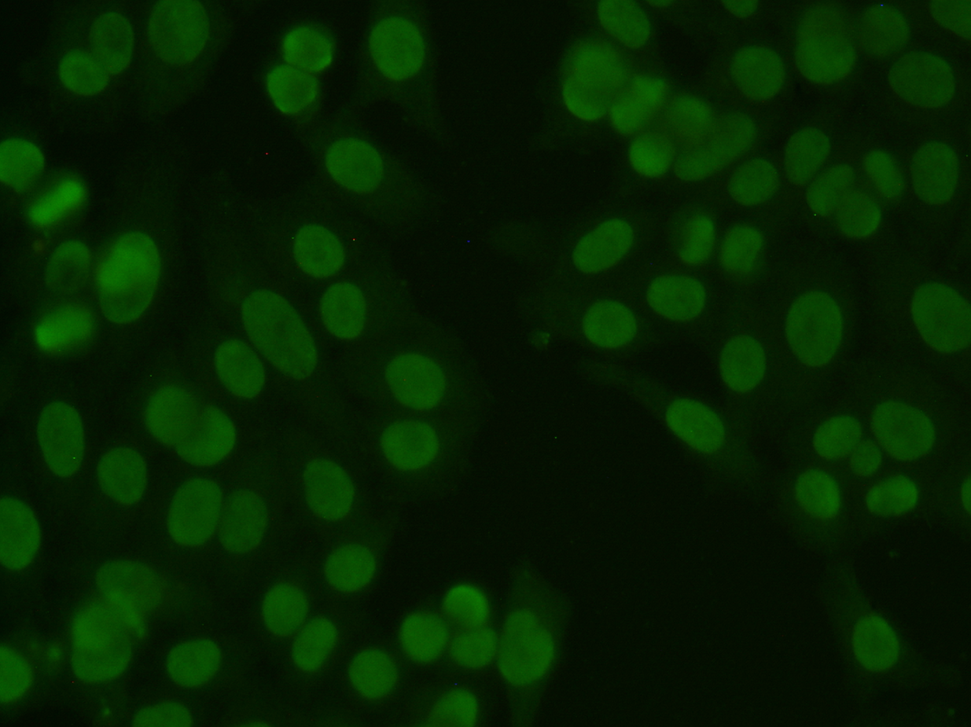
%> input picture cells.png, 971 x 727 px, shrunk from 1235 x 925 before the run
$ octave cxk858_assignment1_part3.m   (GNU Octave 9; MATLAB toolbox functions it lacks are replaced by stand-ins)
%> lines starting %> are read from the running program, lines starting %| are printed output that depends on the picture; in (x1, y1, x2, y2) boxes, pixels count from 0 and x2, y2 are one past the last pixel; in counts of white or black regions, pixels touching at a corner belong together; the program's own positions count from 1
%% Question 3.1

% Otsu's method(default)

img = imread('cells.png');
%> img is the input picture: size 727x971x3 uint8; mean R, G, B 5.4, 32, 1
gray = rgb2gray(img);
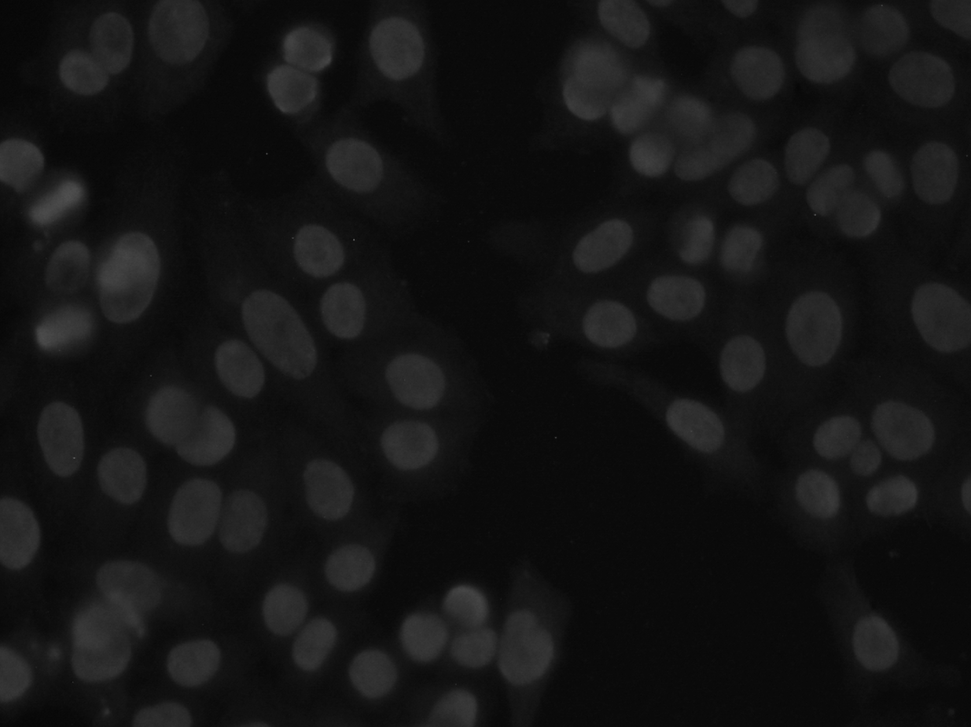
%> gray: size 727x971 uint8; min 5, max 80, mean 20.5
level = graythresh(gray);
%> level = 0.106

otsu = imbinarize(gray, level);
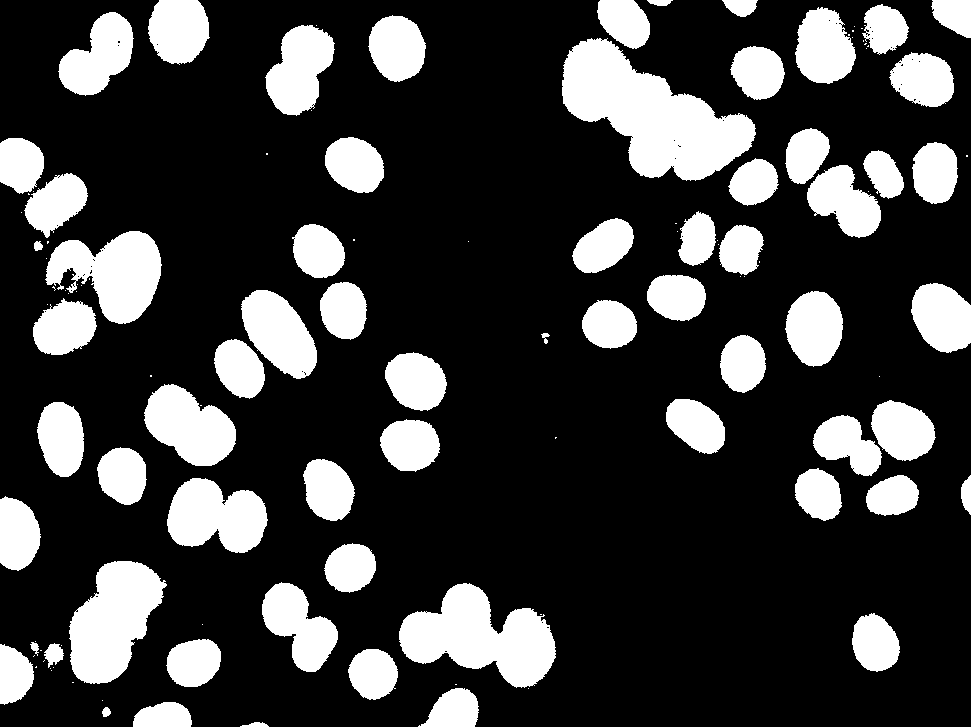
%> otsu: size 727x971 logical; 23.8% white; 120 white regions (55 under 20 px), largest, box (x1, y1, x2, y2) and area: (562, 38, 756, 181) 14280, (399, 583, 556, 688) 9400, (69, 561, 167, 684) 7651
figure;
imshowpair(gray, otsu, 'montage');
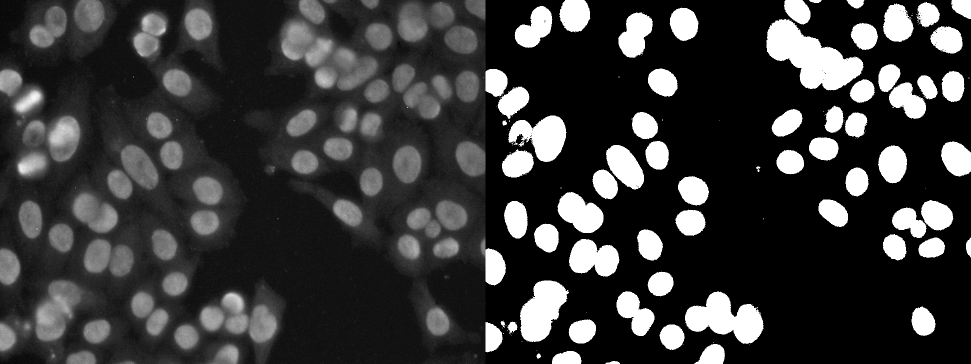
%> displayed picture: size 727x1942, on the screen's scale of 0 to 255 (shown at 1/2 size); min 0, max 255, mean 56.7
title('OTSU method');

% pre-processing for edge detection
% apply gaussian filters with differnet sigma value
filter3 = imgaussfilt(gray, 3);
filter05 = imgaussfilt(gray);

% apply imadust and adapthisteq and will figure out which one is the best
adjust3 = imadjust(filter3);
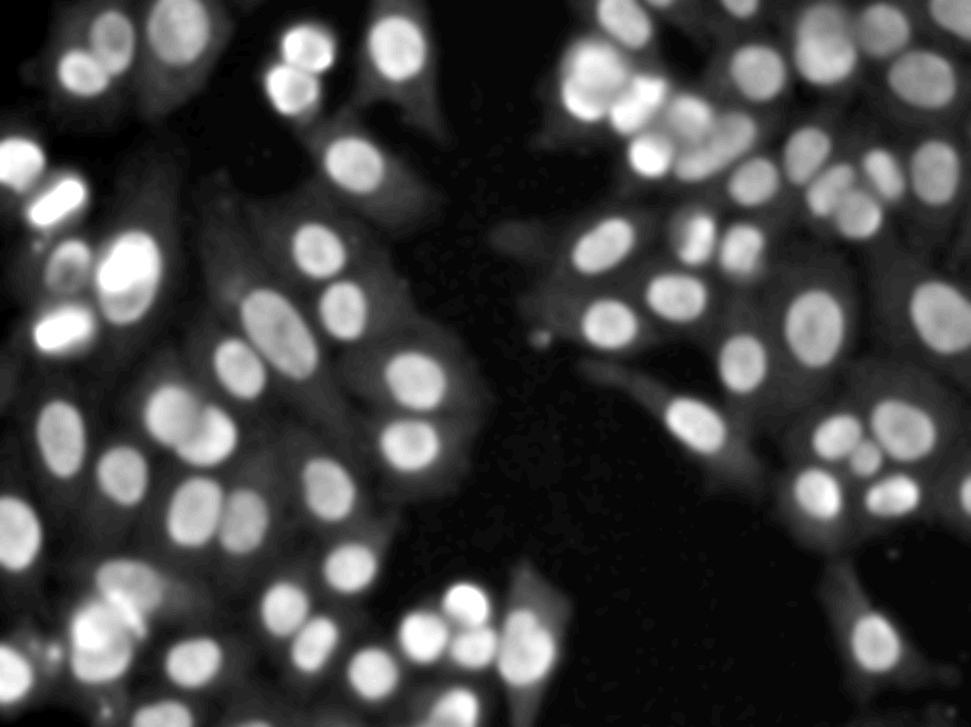
%> adjust3: size 727x971 uint8; min 0, max 255, mean 67.8
adjust05 = imadjust(filter05);
adapthist3 = adapthisteq(filter3);
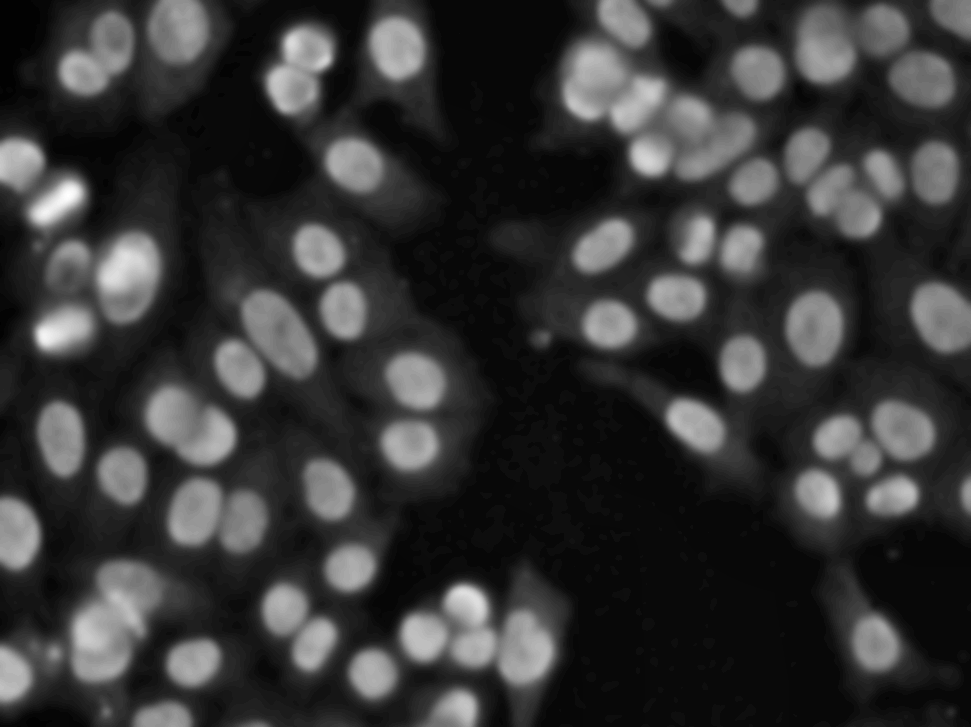
%> adapthist3: size 727x971 uint8; min 0, max 255, mean 53.5
adapthist05 = adapthisteq(filter05);

sobel_adjust3 = edge(adjust3, 'sobel');
%> sobel_adjust3: size 727x971 logical; 2% white in thin lines or dots
sobel_adjust05 = edge(adjust05, 'sobel');
%> sobel_adjust05: size 727x971 logical; 1.9% white in thin lines or dots
sobel_adapthist3 = edge(adapthist3, 'sobel');
%> sobel_adapthist3: size 727x971 logical; 2% white in thin lines or dots
sobel_adapthist05 = edge(adapthist05, 'sobel');
%> sobel_adapthist05: size 727x971 logical; 1.9% white in thin lines or dots

canny_adjust3 = edge(adjust3, 'canny');
%> canny_adjust3: size 727x971 logical; 2% white in thin lines or dots
canny_adapthist3 = edge(adapthist3, 'canny');
%> canny_adapthist3: size 727x971 logical; 2% white in thin lines or dots
canny_adjust05 = edge(adjust05, 'canny');
%> canny_adjust05: size 727x971 logical; 2.3% white in thin lines or dots
canny_adapthist05 = edge(adapthist05, 'canny');
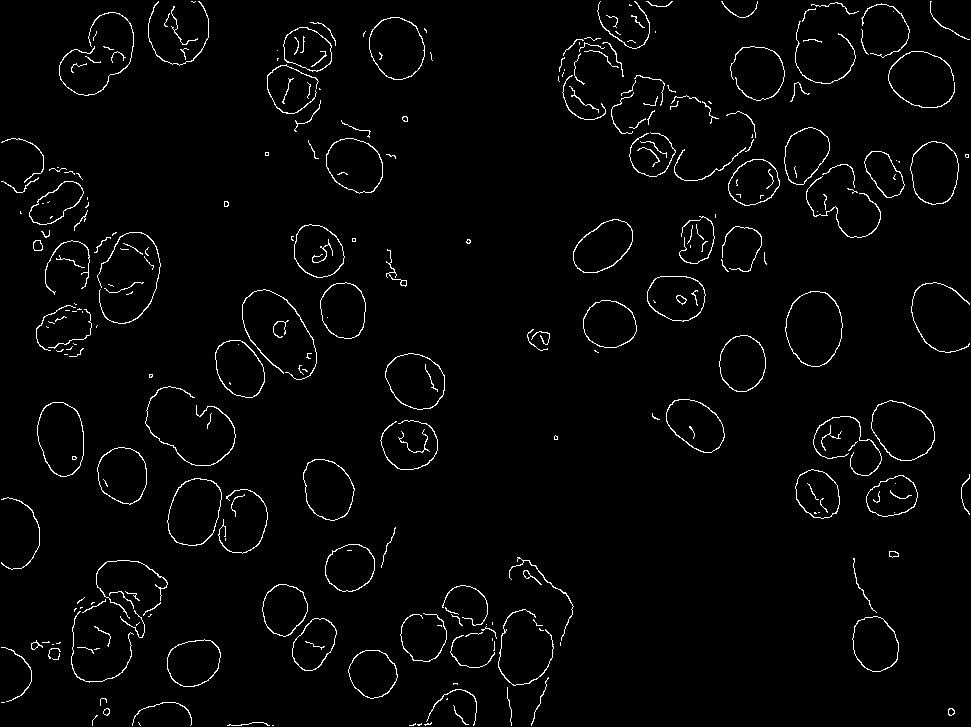
%> canny_adapthist05: size 727x971 logical; 2.4% white in thin lines or dots

sobel_overlay1 = imoverlay(gray, sobel_adjust3, [1 1 .5]);
sobel_overlay2 = imoverlay(gray, sobel_adjust05, [1 1 .5]);
sobel_overlay3 = imoverlay(gray, sobel_adapthist3, [1 1 .5]);
sobel_overlay4 = imoverlay(gray, sobel_adapthist05, [1 1 .5]);

figure;
sgtitle('Edge detection using sobel');

subplot(2,2,1);
imshow(sobel_overlay1);
title('Used imadjust and gaussian filter (sig:3)');

subplot(2,2,2);
imshow(sobel_overlay2);
title('Used imadjust and gaussian filter (sig:0.5)');

subplot(2,2,3);
imshow(sobel_overlay3);
title('Used adapthisteq and gaussian filter (sig:3)');

subplot(2,2,4);
imshow(sobel_overlay4);
title('Used adapthisteq and gaussian filter (sig:0.5)');

canny_overlay1 = imoverlay(gray, canny_adjust3, [1 1 .5]);
canny_overlay2 = imoverlay(gray, canny_adjust05, [1 1 .5]);
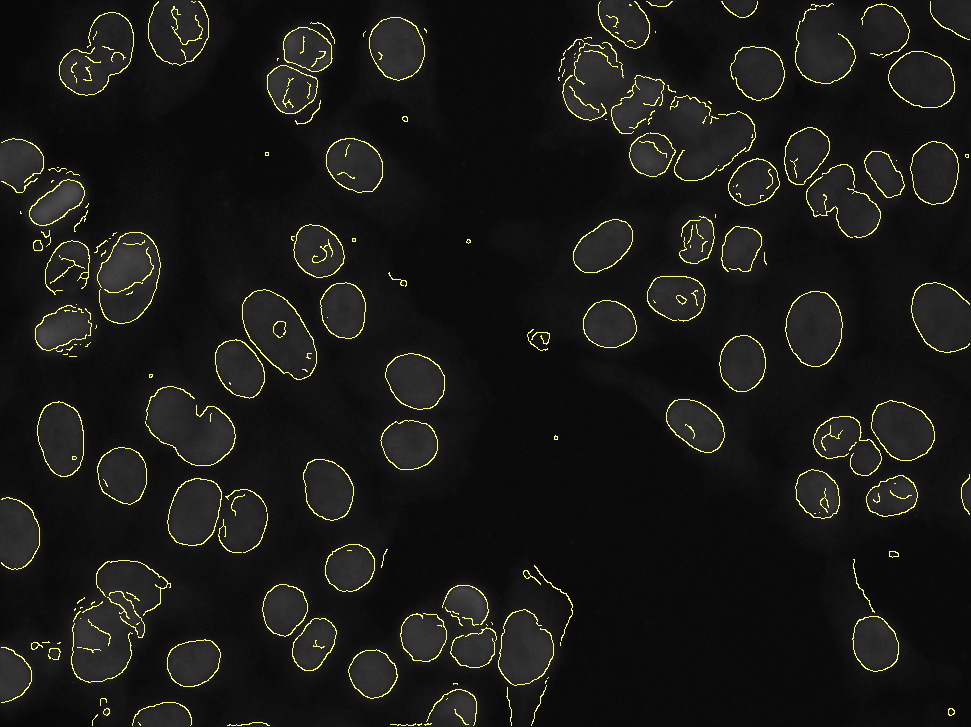
%> canny_overlay2: size 727x971x3 uint8; mean R, G, B 25.7, 25.7, 22.7
canny_overlay3 = imoverlay(gray, canny_adapthist3, [1 1 .5]);
canny_overlay4 = imoverlay(gray, canny_adapthist05, [1 1 .5]);

figure;
sgtitle('Edge detection using canny');

subplot(2,2,1);
imshow(canny_overlay1);
title('Used imadjust and gaussian filter (sig:3)');

subplot(2,2,2);
imshow(canny_overlay2);
title('Used imadjust and gaussian filter (sig:0.5)');

subplot(2,2,3);
imshow(canny_overlay3);
title('Used adapthisteq and gaussian filter (sig:3)');

subplot(2,2,4);
imshow(canny_overlay4);
title('Used adapthisteq and gaussian filter (sig:0.5)');
% imshowpair(otsu, edge_sobel, 'montage');

% Winner is sobel_adjust3

%% Question 3.2

preOtsu = graythresh(adjust3);
%> preOtsu = 0.406
